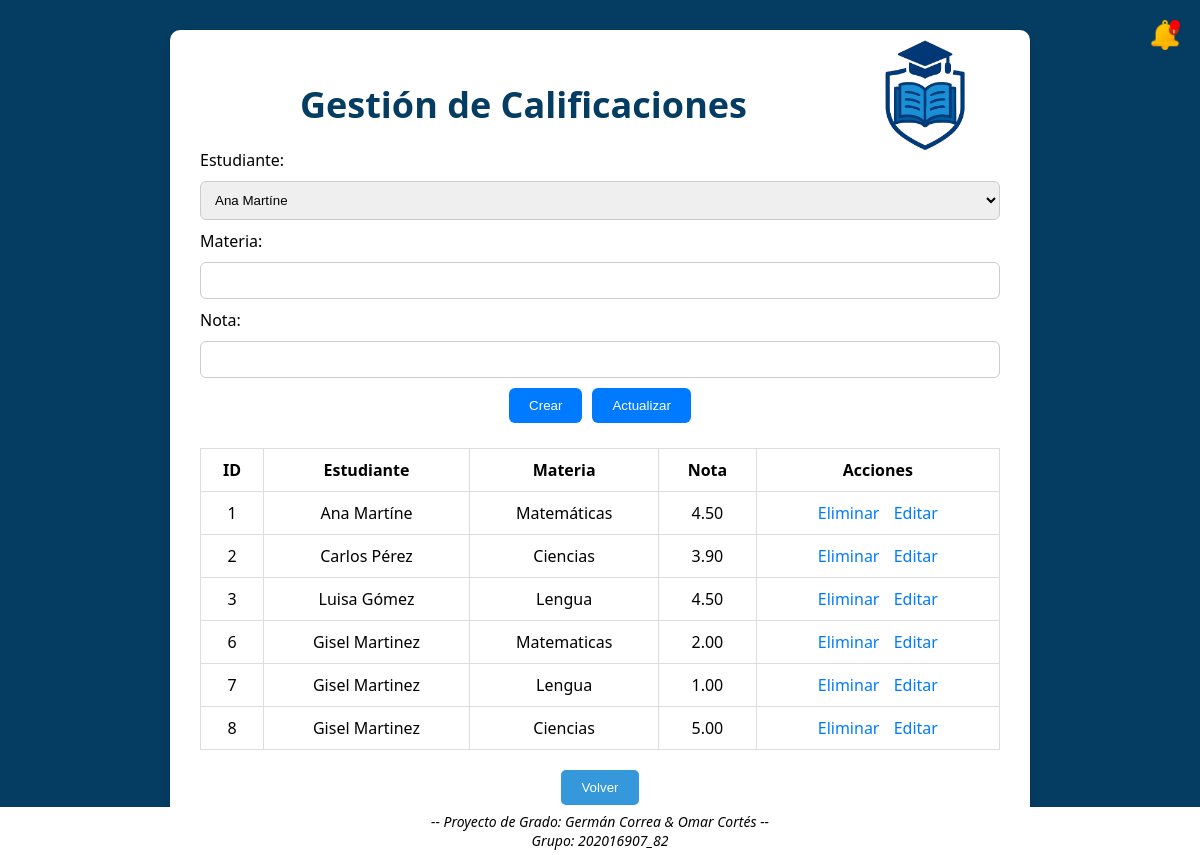
The page /calificaciones.php on the database its author committed.
### tables this page shows
CREATE TABLE `calificaciones` (
  `id` int(11) NOT NULL,
  `estudiante_id` int(11) DEFAULT NULL,
  `materia` varchar(100) DEFAULT NULL,
  `nota` decimal(4,2) DEFAULT NULL
);

CREATE TABLE `estudiantes` (
  `id` int(11) NOT NULL,
  `nombre_estudiante` varchar(100) NOT NULL
);

### calificaciones.php (the view, shortened to what this page needs)
<?php
include("notificar.php");
$editar = null;
?>
<link rel="stylesheet" href="css/estilo.css">
<?php
$notificaciones = $conexion->query("SELECT * FROM notificaciones ORDER BY fecha DESC LIMIT 5");
?>
<div style="position: absolute; top: 20px; right: 20px;">
    <div style="position: relative; display: inline-block;">
        <img src="img/campana.png" alt="Notificaciones" style="width: 30px; cursor: pointer;" onclick="document.getElementById('notifBox').classList.toggle('show')">
        <?php if ($notificaciones->num_rows > 0): ?>
            <span class="dot" style="
                background: red;
                border-radius: 50%;
                width: 10px;
                height: 10px;
                position: absolute;
                top: 0;
                right: 0;
            "></span>
        <?php endif; ?>
    </div>
</div>
<div class="container">
<img src="images/logo.png" width="150px" align="right" style="margin-bottom: -30px; margin-top: -30px; " />
    <h2 style="color:#053c61; font-size:36px; text-align:center">Gestión de Calificaciones</h2>
    <form method="POST" onsubmit="return confirmarAccion(this);">
        <label>Estudiante:</label>
        <select name="estudiante_id" required>
            <?php
            $estudiantes = $conexion->query("SELECT * FROM estudiantes");
            while ($row = $estudiantes->fetch_assoc()) {
                $selected = ($editar['estudiante_id'] ?? '') == $row['id'] ? 'selected' : '';
                echo "<option value='{$row['id']}' $selected>{$row['nombre_estudiante']}</option>";
            }
            ?>
        </select>
        <label>Materia:</label>
        <input type="text" name="materia" value="<?= $editar['materia'] ?? '' ?>" required>
        <label>Nota:</label>
        <input type="number" step="0.01" name="nota" value="<?= $editar['nota'] ?? '' ?>" required>
        <div class="btns">
            <button type="submit" name="crear">Crear</button>
            <button type="submit" name="actualizar">Actualizar</button>
        </div>
    </form>
    <table>
        <thead>
            <tr>
                <th>ID</th><th>Estudiante</th><th>Materia</th><th>Nota</th><th>Acciones</th>
            </tr>
        </thead>
        <tbody>
            <?php
            $resultado = $conexion->query("SELECT c.id, e.nombre_estudiante, c.materia, c.nota FROM calificaciones c JOIN estudiantes e ON c.estudiante_id = e.id");
            while ($row = $resultado->fetch_assoc()) {
                echo "<tr>
                    <td>{$row['id']}</td>
                    <td>{$row['nombre_estudiante']}</td>
                    <td>{$row['materia']}</td>
                    <td>{$row['nota']}</td>
                    <td>
                        <a href='calificaciones.php?eliminar={$row['id']}' onclick='return confirmarEliminar();'>Eliminar</a>
                        <a href='calificaciones.php?editar={$row['id']}'>Editar</a>
                    </td>
                </tr>";
            }
            ?>
        </tbody>
    </table>
    <div style="margin-top: 20px; text-align: center;">
        <a href="dashboard.php">
            <button style="padding: 10px 20px; background-color: #3498db; color: white; border: none; border-radius: 5px; cursor: pointer;">
                Volver
            </button>
        </a>
    </div>
</div>
<footer style=" position: fixed; bottom: 0;  width: 100%;  background-color: #ffffff;   left: 0;
  color: black;  text-align: center;   padding: 5px 0;   font-family: 'Segoe UI', sans-serif;
  font-size: 14px; font-style: italic;"> -- Proyecto de Grado: Germán Correa & Omar Cortés --<br> Grupo: 202016907_82
</footer>

### css/estilo.css (style rules this page uses)
.container { background: white; max-width: 800px; margin: 30px auto; padding: 20px 30px; border-radius: 10px; box-shadow: 0 4px 8px rgba(0,0,0,0.1); }
h1, h2 { color: #053c61; text-align: center; margin-bottom: 20px; }
form { display: flex; flex-direction: column; gap: 10px; }
input[type="text"], input[type="password"], input[type="number"], select { padding: 10px; border: 1px solid #ccc; border-radius: 6px; width: 100%; box-sizing: border-box; }
.btns { display: flex; gap: 10px; justify-content: center; }
button, .button { padding: 10px 20px; background-color: #007bff; color: white; border: none; border-radius: 6px; cursor: pointer; text-decoration: none; display: inline-block; text-align: center; }
table { width: 100%; border-collapse: collapse; margin-top: 25px; }
th, td { padding: 10px; border: 1px solid #ddd; text-align: center; }
a { margin: 0 5px; text-decoration: none; color: #007bff; }

### rows shown on the page
calificaciones: id "1", estudiante.nombre_estudiante "Ana Martíne", materia "Matemáticas", nota "4.50"
calificaciones: id "2", estudiante.nombre_estudiante "Carlos Pérez", materia "Ciencias", nota "3.90"
calificaciones: id "3", estudiante.nombre_estudiante "Luisa Gómez", materia "Lengua", nota "4.50"
calificaciones: id "6", estudiante.nombre_estudiante "Gisel Martinez", materia "Matematicas", nota "2.00"
calificaciones: id "7", estudiante.nombre_estudiante "Gisel Martinez", materia "Lengua", nota "1.00"
calificaciones: id "8", estudiante.nombre_estudiante "Gisel Martinez", materia "Ciencias", nota "5.00"

### other values the page prints
form field estudiante_id "Ana Martíne"
